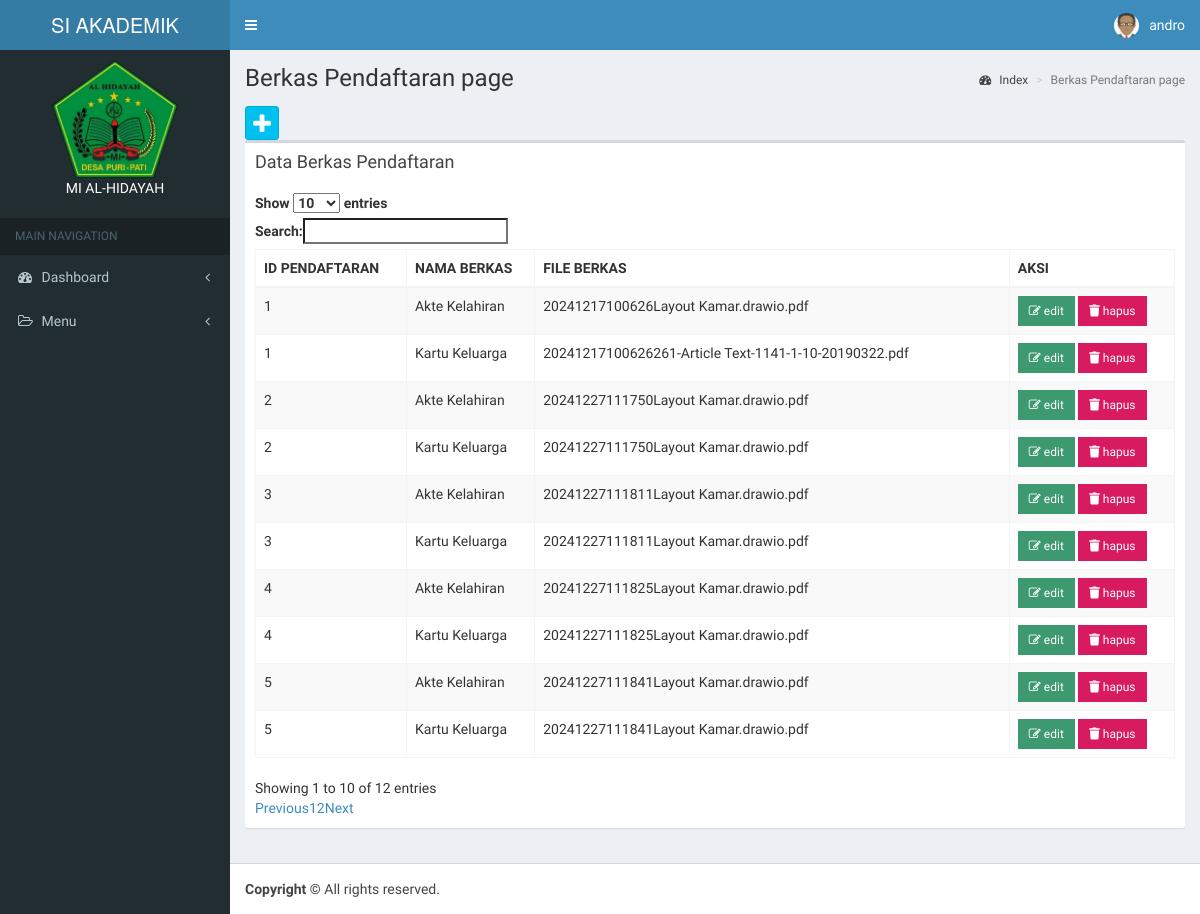
/app/berkas_pendaftaran/index.php (signed in), run on the app's committed database.
### tables this page shows
CREATE TABLE `berkas_pendaftaran` (
  `id_berkas` int(11) NOT NULL,
  `id_pendaftaran` int(11) DEFAULT NULL,
  `nm_berkas` text DEFAULT NULL,
  `file_berkas` blob DEFAULT NULL
);

### config/config.php (called while the page is built, shortened)
<?php
function Url_web(){
    $xplode = explode("/", $_SERVER['REQUEST_URI']);
    return $xplode[1];
}
$defaul_uri = "/".Url_web();
$url = "http://".$_SERVER['SERVER_NAME'].":".$_SERVER['SERVER_PORT'].$defaul_uri;
function DB(){
    return ["localhost", "root", "", "vinka"];
}
function QueryManyData($sql){
    $conn = new mysqli(DB()[0], DB()[1], DB()[2], DB()[3]);
    $result = $conn->query($sql);
    return $result;
}

### app/berkas_pendaftaran/index.php (the view, shortened to what this page needs)
<?php include_once '../template/header.php'; ?>
<?php include_once '../template/navbar.php'; ?>
<?php include_once '../template/sidebar.php'; ?>
<div class='content-wrapper'>
  <section class='content-header'>
    <h1>Berkas Pendaftaran page
    </h1>
    <ol class='breadcrumb'>
      <li><a href='#'><i class='fa fa-dashboard'></i> Index</a></li>
      <li class='active'>Berkas Pendaftaran page</li>
    </ol>
  </section>
  <section class='content'>
    <a class='btn btn-social-icon btn-info' data-toggle='tooltip' data-placement='top' title='Tambah data berkas_pendaftaran' href='<?= $url ?>/app/berkas_pendaftaran/tambah.php'><i class='fa fa-plus'></i></a>
    <div class='row'>
      <div class='col-xs-12'>
        <div class='box'>
          <div class='box-header'>
            <h3 class='box-title'>Data Berkas Pendaftaran</h3>
          </div>
          <div class='box-body'>
            <table id='example1' class='table table-bordered table-striped'>
              <thead>
                <tr>
                  <th>ID PENDAFTARAN</th>
                  <th>NAMA BERKAS</th>
                  <th>FILE BERKAS</th>
                  <th>AKSI</th>
                </tr>
              </thead>
              <tbody>
                <?php
                foreach (QueryManyData('SELECT * FROM berkas_pendaftaran') as $row) {
                ?>
                  <tr>
                    <td><?= $row['id_pendaftaran'] ?></td>
                    <td><?= $row['nm_berkas'] ?></td>
                    <td><?= $row['file_berkas'] ?></td>
                    <td>
                      <a href='<?= $url ?>/app/berkas_pendaftaran/edit.php?id_berkas_pendaftaran=<?= $row['id_berkas_pendaftaran'] ?>' class='btn bg-olive btn-flat btn-sm'><i class='fa fa-edit'></i> edit</a>
                      <button onclick='ConfirmDelete(<?= $row['id_berkas_pendaftaran'] ?>)' class='btn bg-maroon btn-flat btn-sm'>
                        <i class='fas fa-trash'></i>
                        hapus
                      </button>
                    </td>
                  </tr>
                <?php
                }
                ?>
              </tbody>
            </table>
          </div>
        </div>
      </div>
    </div>
</div>
<?php include_once '../template/footer.php'; ?>

### data on the page
berkas_pendaftaran: id_pendaftaran "1", nm_berkas "Akte Kelahiran", file_berkas "20241217100626Layout Kamar.drawio.pdf"
berkas_pendaftaran: id_pendaftaran "1", nm_berkas "Kartu Keluarga", file_berkas "20241217100626261-Article Text-1141-1-10-20190322.pdf"
berkas_pendaftaran: id_pendaftaran "2", nm_berkas "Akte Kelahiran", file_berkas "20241227111750Layout Kamar.drawio.pdf"
berkas_pendaftaran: id_pendaftaran "2", nm_berkas "Kartu Keluarga", file_berkas "20241227111750Layout Kamar.drawio.pdf"
berkas_pendaftaran: id_pendaftaran "3", nm_berkas "Akte Kelahiran", file_berkas "20241227111811Layout Kamar.drawio.pdf"
berkas_pendaftaran: id_pendaftaran "3", nm_berkas "Kartu Keluarga", file_berkas "20241227111811Layout Kamar.drawio.pdf"
berkas_pendaftaran: id_pendaftaran "4", nm_berkas "Akte Kelahiran", file_berkas "20241227111825Layout Kamar.drawio.pdf"
berkas_pendaftaran: id_pendaftaran "4", nm_berkas "Kartu Keluarga", file_berkas "20241227111825Layout Kamar.drawio.pdf"
berkas_pendaftaran: id_pendaftaran "5", nm_berkas "Akte Kelahiran", file_berkas "20241227111841Layout Kamar.drawio.pdf"
berkas_pendaftaran: id_pendaftaran "5", nm_berkas "Kartu Keluarga", file_berkas "20241227111841Layout Kamar.drawio.pdf"

### other printed values
$_SESSION['username'] "andro"
